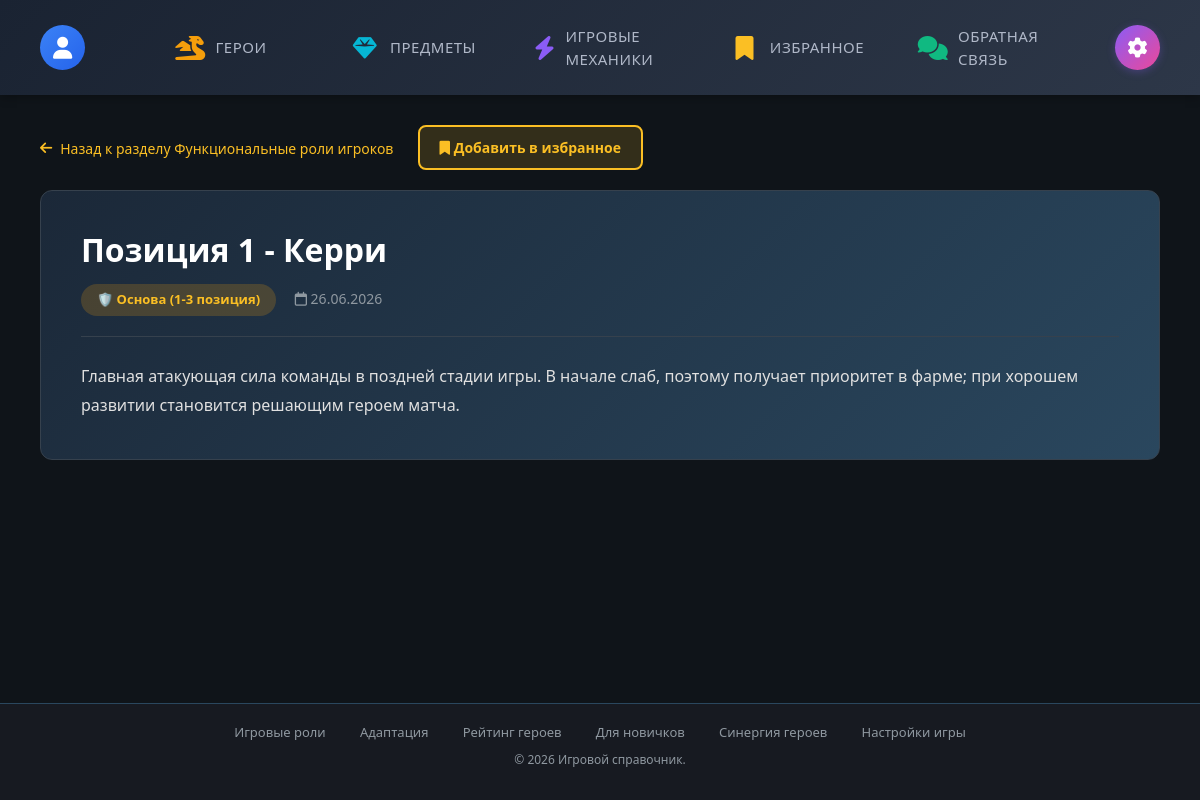
Screenshot of /sections/roles/tactic.php?id=10 (signed in) with the database file from the repository.
### tables this page shows
CREATE TABLE IF NOT EXISTS game_mechanic (
  id_game_mechanic INT AUTO_INCREMENT PRIMARY KEY,
  title VARCHAR(255) NOT NULL,
  category VARCHAR(100) NOT NULL,
  content TEXT NOT NULL,
  created_date DATETIME DEFAULT CURRENT_TIMESTAMP
);

### sections/roles/tactic.php (the view, shortened to what this page needs)
<?php
$pdo = getDB();
$id   = $_GET['id'] ?? 0;
$from = $_GET['from'] ?? '';
$stmt = $pdo->prepare("SELECT * FROM game_mechanic WHERE id_game_mechanic = ?");
$stmt->execute([$id]);
$tactic = $stmt->fetch();
$isFavorite = false;
if ($from === 'favorites') {
    $backLink = BASE_URL . '/account/favorites.php';
    $backText = 'Назад к избранному';
} else {
    $backLink = BASE_URL . '/sections/roles/tactics.php';
    $backText = 'Назад к разделу Функциональные роли игроков';
}
$categoryEmojis = [
    'Основа (1-3 позиция)' => '🛡️',
    'Поддержка (4-5 позиция)' => '💚',
];
require_once __DIR__ . '/../../includes/header.php';
?>
<div id="top">
    <a href="<?= $backLink ?>" class="back-btn"><i class="fas fa-arrow-left"></i><?= $backText ?></a>
    <button id="favBtn" class="fav-btn" onclick="toggleFavorite('mechanic', <?= $id ?>)" style="background: <?= $isFavorite ? 'rgba(251,191,36,0.3)' : 'rgba(251,191,36,0.15)' ?>;">
        <i class="fas <?= $isFavorite ? 'fa-star' : 'fa-bookmark' ?>"></i> <?= $isFavorite ? 'В избранном' : 'Добавить в избранное' ?>
    </button>
    <div class="mechanic-detail">
        <h1><?= htmlspecialchars($tactic['title']) ?></h1>
        <div class="meta">
            <span class="category-badge"><?= $categoryEmojis[$tactic['category']] ?? '🎯' ?> <?= htmlspecialchars($tactic['category']) ?></span>
            <span><i class="far fa-calendar"></i> <?= !empty($tactic['created_date']) ? date('d.m.Y', strtotime($tactic['created_date'])) : '' ?></span>
        </div>
        <div class="content"><?= nl2br(htmlspecialchars($tactic['content'])) ?></div>
    </div>
</div>
<?php require_once __DIR__ . '/../../includes/footer.php'; ?>

### css/style.css (style rules this page uses)
* { margin: 0; padding: 0; box-sizing: border-box; }
body { background: #0f1419; color: #e0e0e0; font-family: 'Segoe UI', Tahoma, Geneva, Verdana, sans-serif; min-height: 100vh; display: flex; flex-direction: column; padding-bottom: 80px; }
.back-btn { display: inline-flex; align-items: center; gap: 8px; color: #8f98a0; text-decoration: none; margin-bottom: 20px; font-size: 14px; transition: color 0.2s; padding: 8px 0; }
.back-btn i { font-size: 14px; }
#top { display: block; width: 100%; }
.mechanic-detail { background: linear-gradient(135deg, #1b2838 0%, #2a475e 100%); border: 1px solid #36414d; border-radius: 12px; padding: 40px; }
.mechanic-detail h1 { color: #fff; font-size: 32px; margin-bottom: 15px; font-weight: 700; }
.mechanic-detail .meta { color: #8f98a0; font-size: 14px; margin-bottom: 25px; padding-bottom: 20px; border-bottom: 1px solid #36414d; }
.mechanic-detail .category-badge { display: inline-block; background: rgba(139,92,246,0.2); color: #c4b5fd; padding: 6px 16px; border-radius: 20px; font-size: 13px; font-weight: 600; margin-right: 15px; }
.mechanic-detail .content { color: #e0e0e0; font-size: 16px; line-height: 1.8; white-space: pre-wrap; }
.back-btn { display: inline-flex; align-items: center; gap: 8px; color: #a78bfa; text-decoration: none; margin-bottom: 20px; font-size: 14px; transition: color 0.2s; }
.fav-btn { border: 2px solid #fbbf24;color: #fbbf24;padding: 10px 20px;border-radius: 8px;cursor: pointer;font-weight: 600;margin: 0 0 20px 20px; transition: all 0.3s;font-size: 14px; }

### includes/header.php (style rules this page uses)
html { overflow-y: scroll; }

### sections/roles/tactic.php (style rules this page uses)
.back-btn { color: #fbbf24; }
.mechanic-detail .category-badge { background: rgba(245,158,11,0.2); color: #fbbf24; }

### rows the page displays
game_mechanic: title "Позиция 1 - Керри", category "🛡️", category "Основа (1-3 позиция)", created_date "26.06.2026", content "Главная атакующая сила команды в поздней стадии игры. В начале слаб, поэтому получает приоритет в фарме; при хорошем развитии становится решающим героем матча."

### other values shown
$backText "Назад к разделу Функциональные роли игроков"
